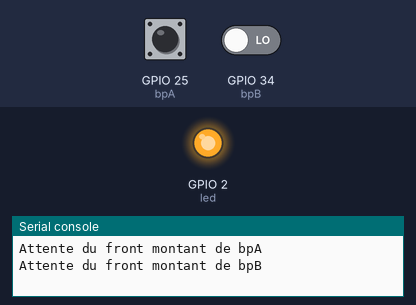
Bench run of a program on a simulated ESP32 board running MicroPython. Parts: output pins drawn as LEDs (lit = HIGH), the last lines printed to the serial console. The test bench sets the inputs (shaded band); at power-on: GPIO 34 (bpB) LOW, GPIO 25 (bpA) HIGH. At 1.3 s the program stops and its outputs stay as they are.

Above: at 1.2 s.
1.3 s: GPIO 34 (bpB) driven HIGH
At 2.5 s:
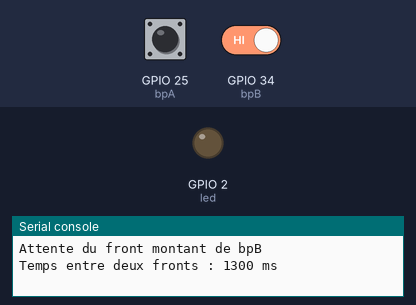
Timing chart, 0 to 2.8 s (numbered marks = the images above; inputs shaded):
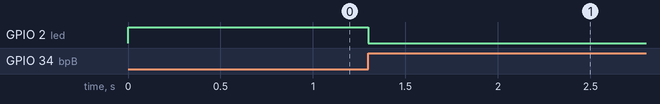

The program:

mesure-temps-deux-fronts-2.py
```python
##############   mesure de temps entre 2 fronts   ################
from machine import Pin
from time import sleep, sleep_ms, sleep_us, ticks_ms, ticks_us
cont = True

led = Pin(2, Pin.OUT)
bpA = Pin(25, Pin.IN)
bpB = Pin(34, Pin.IN)

print("Attente du front montant de bpA")
while not bpA.value():  # attente a l'etat bas
    pass
start = ticks_ms()      # start sur front montant 1
led.value(1)

print("Attente du front montant de bpB")
while not bpB.value():  # attente a l'etat bas
    pass
stop = ticks_ms()       # stop sur front montant 2
led.value(0)

delta = stop - start
print("Temps entre deux fronts : {0} ms \n".format(delta))
```

Measured:
- after the input at 1.3 s, GPIO 2 (led): HIGH → LOW at once
